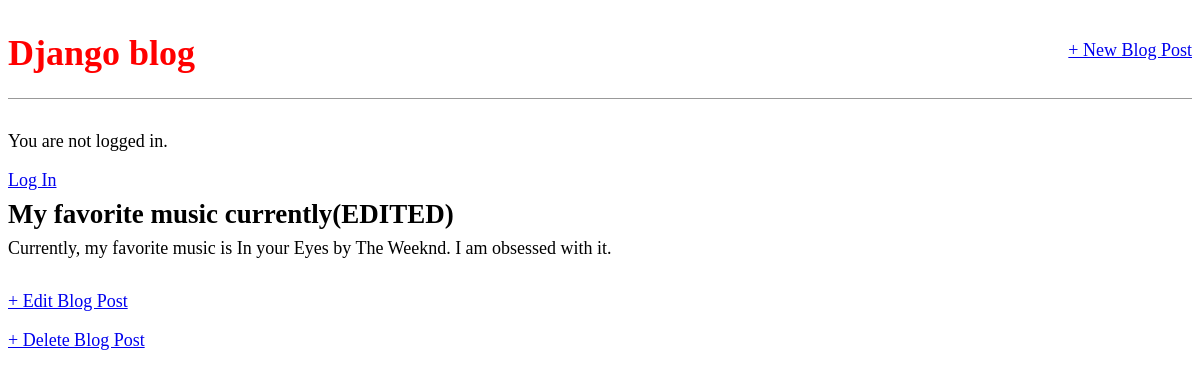
Screenshot of /post/3 with the database file from the repository.
### blog/models.py (models this page shows, shortened)
class Post(models.Model):
    title = models.CharField(max_length=200)
    author = models.ForeignKey("auth.User", on_delete=models.CASCADE)
    body = models.TextField()

### blog/views.py (the view)
# urls.py: path("post/<int:pk>", BlogDetailView.as_view(), name="post_detail"),
class BlogDetailView(DetailView):
    model = Post
    template_name = "post_detail.html"
    context_object_name = "blog_post"

### templates/post_detail.html
{% extends "base.html" %}
{% block content %}
    <div class="post-entry">
        <h2>{{ blog_post.title }}</h2>
        <p>{{ blog_post.body }}</p>
    </div>
    <p>
        <a href="{% url 'post_edit' blog_post.pk %}">+ Edit Blog Post</a>
    </p>
    <p>
        <a href="{% url 'post_delete' blog_post.pk %}">+ Delete Blog Post</a>
    </p>
{% endblock content %}

### static/css/base.css (style rules this page uses)
body { font-family: "Source Code Pro"; font-size: 18px; }
.post-entry { margin-bottom: 2rem; }
.post-entry h2 { margin: 0.5rem 0; }
.post-entry p { margin: 0; font-weight: 400; }

### rows the page displays
Post: title "My favorite music currently(EDITED)", body "Currently, my favorite music is In your Eyes by The Weeknd. I am obsessed with it."
